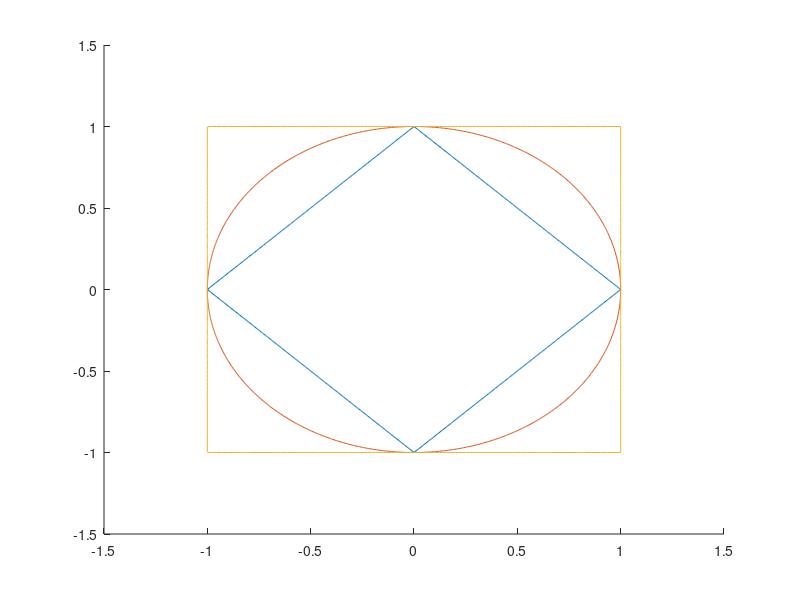

This figure's MATLAB source:
% 
% Cover all directions
%

N = 1000;  

t = linspace(0,2*pi,N);

x = cos(t);
y = sin(t);

figure;

% muokkaa silmukkaa siten, että tehtävänannon p:t tulevat käytyä lävitse.
a = [1,2];
for p=a;
%p = 20;

for i=1:N
   
    rho = 1/(abs(x(i))^p+abs(y(i))^p) % Täytä tähän oikea kerroin, jotta vektorin pituus p-normissa olisi 1.
    
    xplot(i) = rho*x(i);
    yplot(i) = rho*y(i);
    
end


hold on;
plot(xplot,yplot);

end

for i=1:N
   
    rho = 1/max(abs(x(i)), abs(y(i))); % Täytä tähän oikea kerroin, jotta vektorin pituus p-normissa olisi 1.
        
    xplot(i) = rho*x(i);
    yplot(i) = rho*y(i);
    
end


hold on;
axis([-1.5, 1.5, -1.5, 1.5])
plot(xplot,yplot);

% inf normia ei voi lisätä silmukassa - lisää se tässä manuaalisesti. 